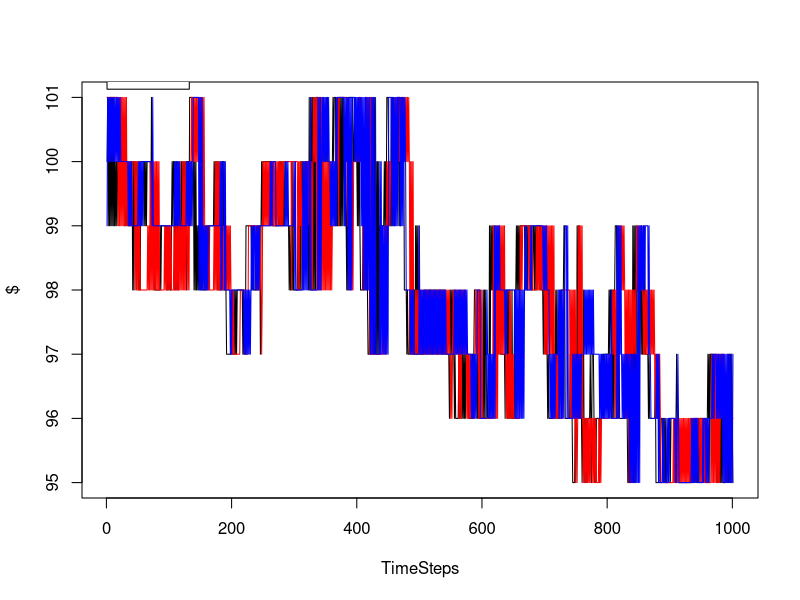
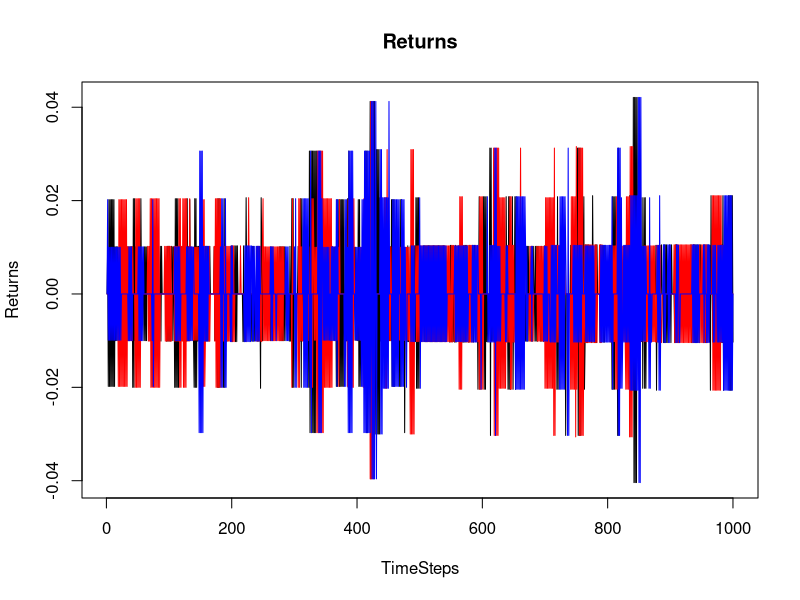
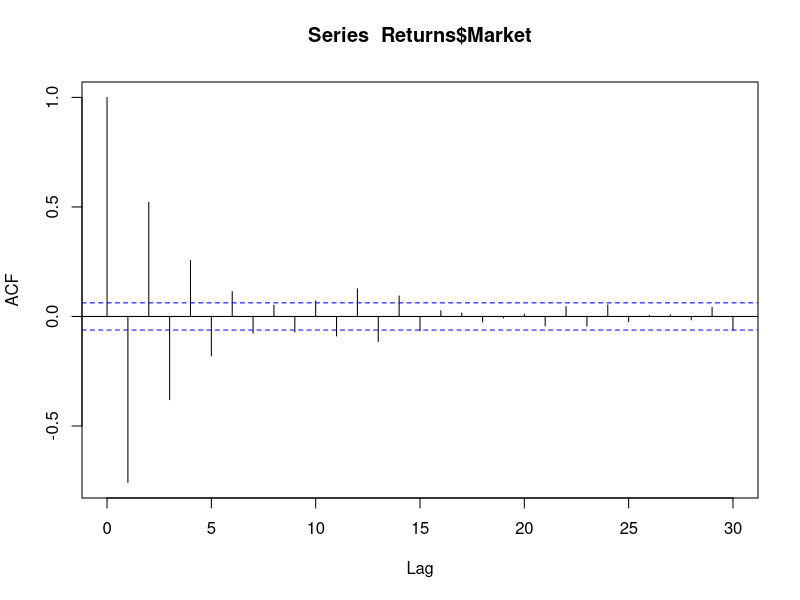
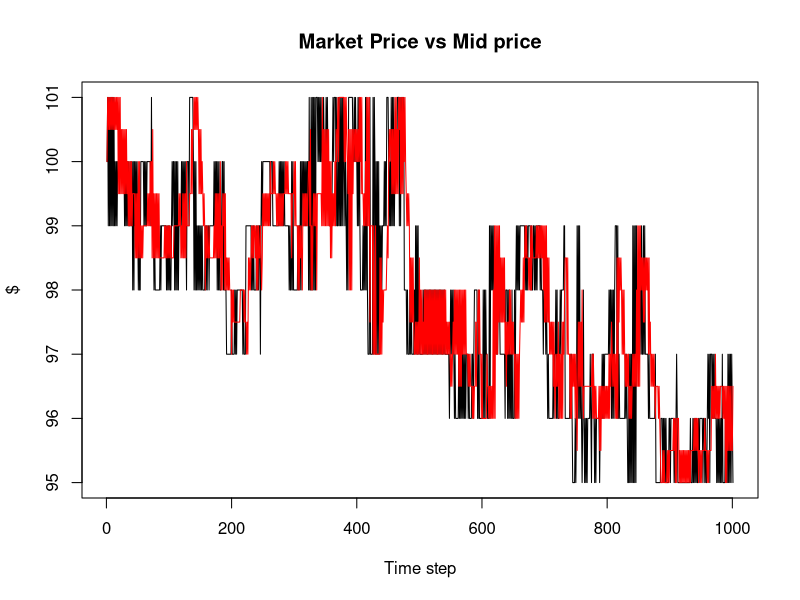
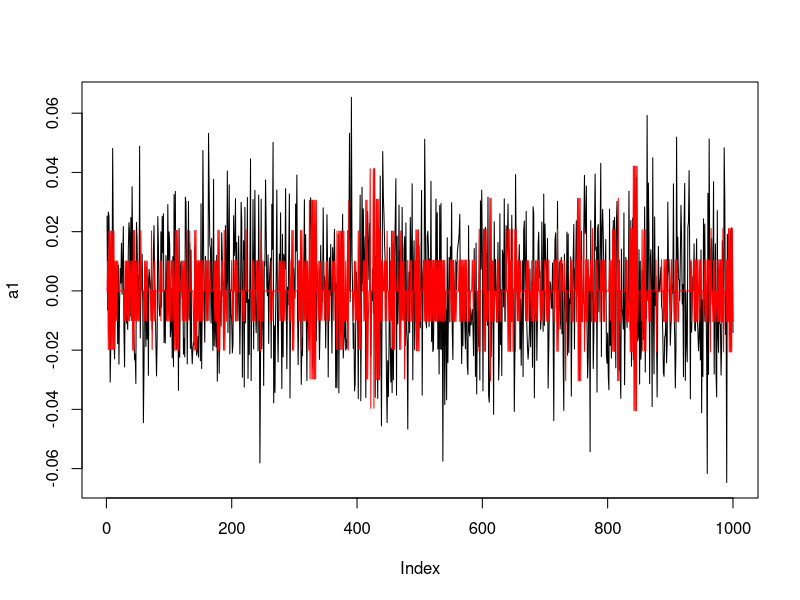
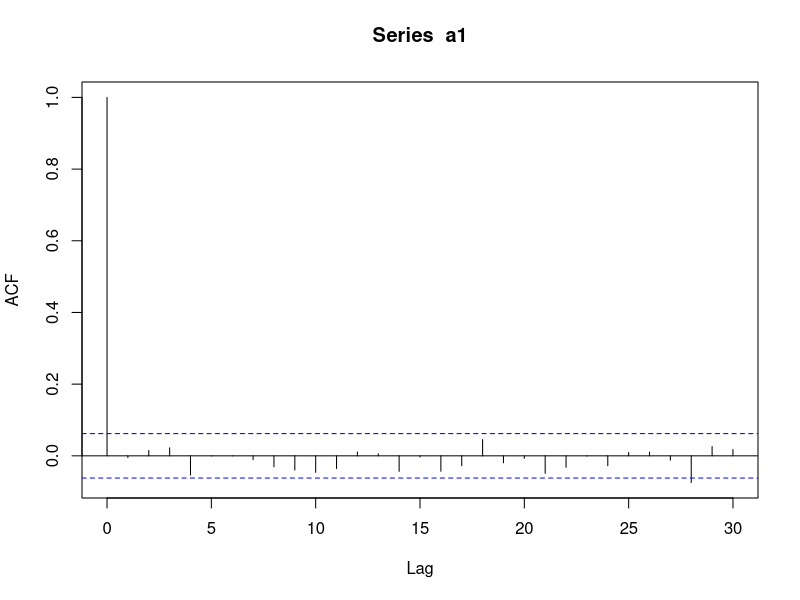

Source code (R) for these figures, in order:
InitVal = c(101,99,100)

Market <- data.frame("Ask" = InitVal[1], "Bid" = InitVal[2], "Market"= InitVal[3])
AskOB<-vector()
BidOB<-vector()

AskOB[1]=InitVal[1]
BidOB[1]=InitVal[2]
############################ Maslows Model#################################
for(t in 1:1000){
  rand<-runif(1)
  #buy
  if(rand<0.5){
    rand<-runif(1)
    #MO
    if(rand<0.5){
      if(length(AskOB)==0){
        Market<-rbind(Market,c(Market$Ask[t-1],Market$Bid[t-1],Market$Market[t-1]))
      }
      else{
        best<-min(AskOB)
        AskOB<-AskOB[-(which.min(AskOB))]
        Market<-rbind(Market,c(Market$Market[t-1],Market$Bid[t-1],best))
        }
    }
    #LO
    else{
      Market<-rbind(Market,c(Market$Ask[t-1],Market$Bid[t-1],Market$Market[t-1]))
      BidOB=c(BidOB, (Market$Market[t-1]-1) )
    }
  }  
  #ASK
  else{
    rand<-runif(1)
    #MO
    if(rand<0.5){
      if( length(BidOB)==0 ){
        Market<-rbind(Market,c(Market$Ask[t-1],Market$Bid[t-1],Market$Market[t-1]))
       }
      else{
        best<-max(BidOB)
        BidOB<-BidOB[-(which.max(BidOB))]
        Market<-rbind(Market,c(Market$Ask[t-1],Market$Market[t-1],best))
        }
    }
    #LO
    else{
      Market<-rbind(Market,c(Market$Ask[t-1],Market$Bid[t-1],Market$Market[t-1]))
      AskOB=c(AskOB, (Market$Market[t]+1) )
    }
  }
}

Market

plot(Market$Market, type ='l', xlab = "TimeSteps" , ylab = "$")
lines(Market$Ask, col="RED")
lines(Market$Bid, col="BLUE")
legend(102,legend=c("Market","Ask","Bid"),
       col=c("black", "red","blue"), lty=1:2, cex=0.7)
##############################Returns######################################
Returns <-  data.frame("Ask" = c(0), "Bid" = c(0), "Market"= c(0))

for(i in 1:999) { 
a<-(Market$Ask[i+1]-Market$Ask[i])/Market$Ask[i]
b<-(Market$Bid[i+1]-Market$Bid[i])/Market$Bid[i]
m<-(Market$Market[i+1]-Market$Market[i])/Market$Market[i]
Returns<-rbind(Returns,c(a,b,m))
}
Returns

plot(Returns$Market, type ='l', xlab = "TimeSteps" , ylab = "Returns",main = 'Returns')
lines(Returns$Ask, col="RED")
lines(Returns$Bid, col="BLUE")
legend(0.06,legend=c("Market","Ask","Bid"),
       col=c("black", "red","blue"), lty=1:2, cex=0.7)
acf(Returns$Market, plot = TRUE)
tail(Returns)

#MID point

spread <- Market$Ask - Market$Bid

mid <- Market$Bid+ spread * 0.5

plot(Market$Market, type = 'l', main = 'Market Price vs Mid price',ylab = '$', xlab = 'Time step')
lines(mid , col="RED")
legend(110,legend=c("Market","Mid Price"),
       col=c("black", "red"), lty=1:2, cex=0.7)

#Normal Distribution 
set.seed(0);
n=1000;
a1=rnorm(n,mean=0,sd=0.02);
plot(a1, type = 'l')
lines(Returns$Market, col='RED')
acf(a1, plot = TRUE)
